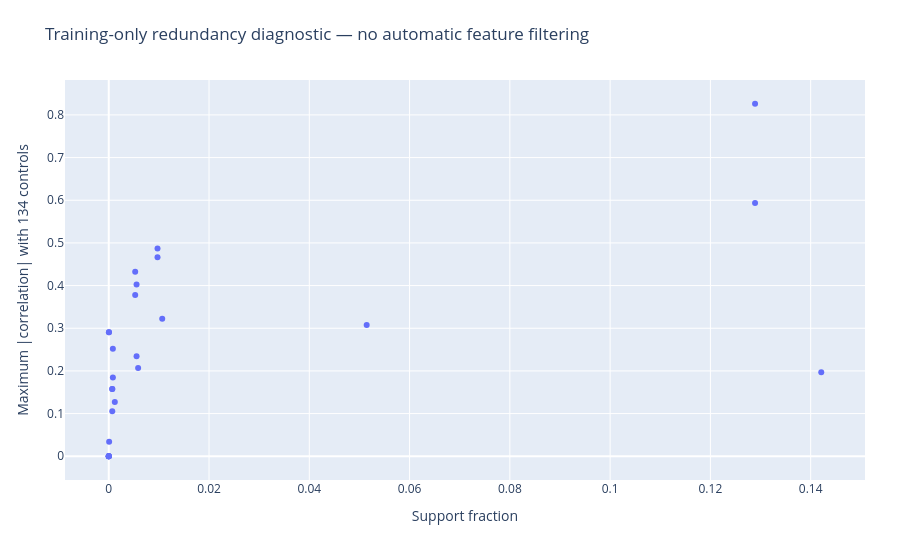

Notebook source saved alongside this figure:
### Markdown cell above
## 7 · Training-only redundancy

### Code cell
view.show_chart(7)

### Figure 1 — Plotly figure (JSON) as saved in the notebook; plotly's stock layout.template omitted (floating-point values rounded to 4 significant figures)
{"data": [{"hovertemplate": "%{text}<br>Support=%{x:.3f}<br>Max correlation=%{y:.3f}<extra></extra>", "mode": "markers", "text": ["transition_clicks_to_clicks_log_support", "transition_clicks_to_clicks_outgoing_share", "transition_clicks_to_clicks_direction_balance", "transition_clicks_to_carts_log_support", "transition_clicks_to_carts_outgoing_share", "transition_clicks_to_carts_direction_balance", "transition_clicks_to_orders_log_support", "transition_clicks_to_orders_outgoing_share", "transition_clicks_to_orders_direction_balance", "transition_carts_to_clicks_log_support", "transition_carts_to_clicks_outgoing_share", "transition_carts_to_clicks_direction_balance", "transition_carts_to_carts_log_support", "transition_carts_to_carts_outgoing_share", "transition_carts_to_carts_direction_balance", "transition_carts_to_orders_log_support", "transition_carts_to_orders_outgoing_share", "transition_carts_to_orders_direction_balance", "transition_orders_to_clicks_log_support", "transition_orders_to_clicks_outgoing_share", "transition_orders_to_clicks_direction_balance", "transition_orders_to_carts_log_support", "transition_orders_to_carts_outgoing_share", "transition_orders_to_carts_direction_balance", "transition_orders_to_orders_log_support", "transition_orders_to_orders_outgoing_share", "transition_orders_to_orders_direction_balance"], "type": "scatter", "x": [0.1289, 0.1289, 0.1421, 0.009727, 0.009727, 0.05145, 0.005547, 0.005547, 0.01066, 0.005273, 0.005273, 0.005859, 0.0008203, 0.0008203, 0.001211, 0.0007031, 0.0007031, 0.0007031, 0, 0, 0, 0, 0, 0, 3.906e-05, 3.906e-05, 7.813e-05], "y": [0.5938, 0.8262, 0.1969, 0.4665, 0.4868, 0.3078, 0.4026, 0.2346, 0.322, 0.4323, 0.3778, 0.2068, 0.2523, 0.1849, 0.1274, 0.1577, 0.1054, 0.1577, 0, 0, 0, 0, 0, 0, 0.2904, 0.2904, 0.03411]}], "layout": {"margin": {"b": 80, "l": 65, "r": 35, "t": 80}, "title": {"text": "Training-only redundancy diagnostic — no automatic feature filtering"}, "xaxis": {"title": {"text": "Support fraction"}}, "yaxis": {"title": {"text": "Maximum |correlation| with 134 controls"}}}}
